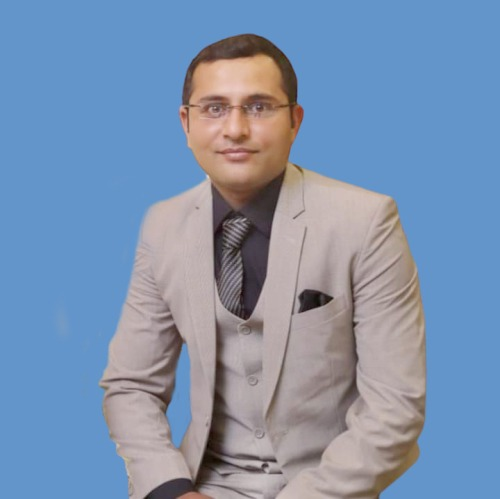
#> input picture resourses/image1.jpg, 500 x 499 px
$ python 22_Chapter_22.py
#> lines starting #> are read from the running program, lines starting #| are printed output that depends on the picture; after the words box and inside, x2 and y2 are one past the last pixel; in counts of white or black regions, pixels touching at a corner belong together
#import libraries
# open cv and numpy
import cv2 as cv
import numpy as np
# make a veriable in which import a cascadeclassifier
# load a file from resourses database
face_cascade = cv.CascadeClassifier("resourses/haarcascade_frontalface_default.xml")
# make an image and import the data in the form of image
# load the data set in the veriable
img = cv.imread("resourses/image1.jpg")
#> img is the input picture: shape (499, 500, 3); mean B, G, R 175.1, 146.5, 125.1
# make a veriable which stored the fray image
gray_img = cv.cvtColor(img,cv.COLOR_BGR2GRAY)
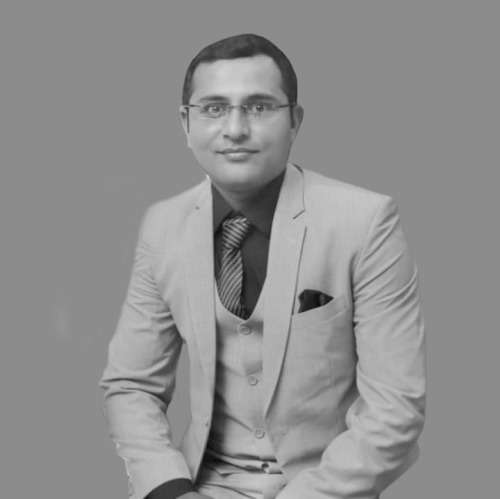
#> gray_img: shape (499, 500); min 11, max 211, mean 143.3
#
faces = face_cascade.detectMultiScale(gray_img,1.1,4)
#> faces = [[176, 60, 123, 123]]
#draw a rectangle on the image to detect the face
# use for loop
for (x,y,w,h) in faces:
    cv.rectangle(img,(x,y),(x+w,y+h),(255,0,0),2)
#> this loop made 1 pass
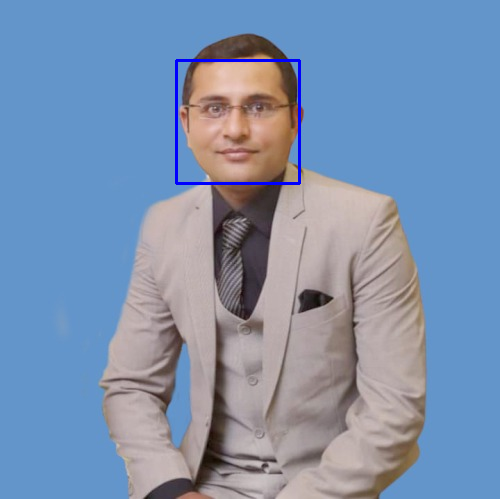
#> img: shape (499, 500, 3); 0.59% of pixels changed, all inside (x1, y1, x2, y2) = (175, 59, 301, 185)
# check the size of the image
print(img.shape)
#| (499, 500, 3)
#show the image on the scale
cv.imshow("image",img)
# store the image into the resourses folder
cv.imwrite("resourses/faces.jpg",img)
# Display the image and wait it umtill the q press
cv.waitKey(0)
# destroy all windows
cv.destroyAllWindows()
